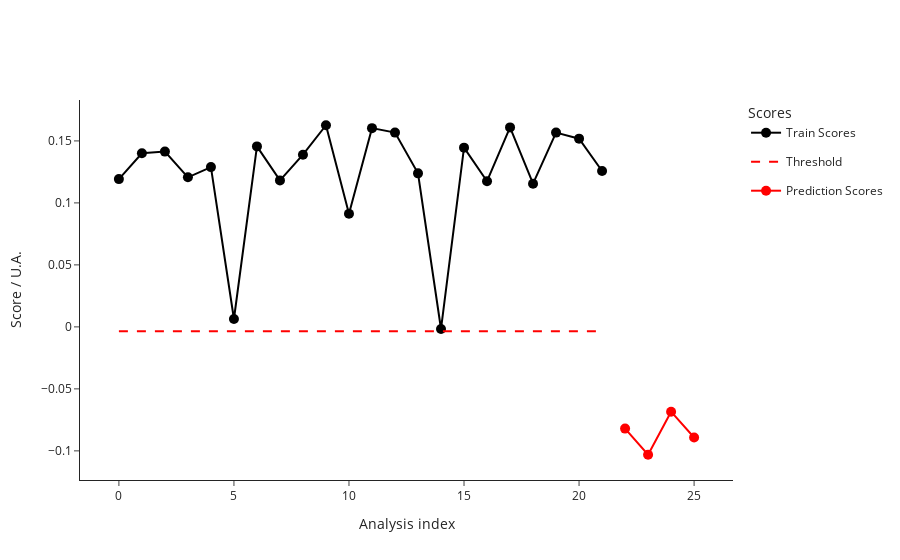

Source (notebook cell):
### Code cell
import numpy as np
from src.StreamPort.machine_learning.methods import MachineLearningMethodIsolationForestSklearn

iso = MachineLearningMethodIsolationForestSklearn(random_state = 30, contamination = 0.01)
ana = iso.run(ana) #fits the model
print(ana.__class__)

test_data = pd.read_csv("test_features.csv")
test_metadata = pd.read_csv("test_metadata.csv")
ana.predict(test_data, test_metadata)

ana.plot_scores()

### Figure 1 — Plotly figure (JSON) as saved in the notebook; plotly's stock layout.template omitted (floating-point values rounded to 4 significant figures)
{"data": [{"hovertemplate": ["<b>index: </b>17<br><b>name: </b>210812_Pac--005<br><b>path: </b>D:/ExtractedSignals\\210812_Pac 2021-08-12 10-30-07\\210812_Pac--005.D<br><b>batch: </b>210812_Pac 2021-08-12 10-30-07<br><b>batch_position: </b>5<br><b>idle_time: </b>279.0<br><b>sample: </b>NaCl 0,9%<br><b>method: </b>SAA_411_Pac.M<br><b>timestamp: </b>2021-08-12 10:50:23<br><b>detector: </b>G1315C<br><b>pump: </b>G7110B<br><b>start_time: </b>2021-08-12 10:50:57<br><b>end_time: </b>2021-08-12 10:54:57<br><b>runtime: </b>239.7000000000036", "<b>index: </b>18<br><b>name: </b>210812_Pac--006<br><b>path: </b>D:/ExtractedSignals\\210812_Pac 2021-08-12 10-30-07\\210812_Pac--006.D<br><b>batch: </b>210812_Pac 2021-08-12 10-30-07<br><b>batch_position: </b>6<br><b>idle_time: </b>279.0<br><b>sample: </b>Blank<br><b>method: </b>SAA_411_Pac.M<br><b>timestamp: </b>2021-08-12 10:55:02<br><b>detector: </b>G1315C<br><b>pump: </b>G7110B<br><b>start_time: </b>2021-08-12 10:55:36<br><b>end_time: </b>2021-08-12 10:59:36<br><b>runtime: </b>239.7000000000036", "<b>index: </b>19<br><b>name: </b>210812_Pac--007<br><b>path: </b>D:/ExtractedSignals\\210812_Pac 2021-08-12 10-30-07\\210812_Pac--007.D<br><b>batch: </b>210812_Pac 2021-08-12 10-30-07<br><b>batch_position: </b>7<br><b>idle_time: </b>279.0<br><b>sample: </b>0.025 mg/ml<br><b>method: </b>SAA_411_Pac.M<br><b>timestamp: </b>2021-08-12 10:59:41<br><b>detector: </b>G1315C<br><b>pump: </b>G7110B<br><b>start_time: </b>2021-08-12 11:00:15<br><b>end_time: </b>2021-08-12 11:04:15<br><b>runtime: </b>239.7000000000036", "<b>index: </b>20<br><b>name: </b>210812_Pac--008<br><b>path: </b>D:/ExtractedSignals\\210812_Pac 2021-08-12 10-30-07\\210812_Pac--008.D<br><b>batch: </b>210812_Pac 2021-08-12 10-30-07<br><b>batch_position: </b>8<br><b>idle_time: </b>279.0<br><b>sample: </b>Blank<br><b>method: </b>SAA_411_Pac.M<br><b>timestamp: </b>2021-08-12 11:04:20<br><b>detector: </b>G1315C<br><b>pump: </b>G7110B<br><b>start_time: </b>2021-08-12 11:04:54<br><b>end_time: </b>2021-08-12 11:08:54<br><b>runtime: </b>239.7000000000036", "<b>index: </b>21<br><b>name: </b>210812_Pac--009<br><b>path: </b>D:/ExtractedSignals\\210812_Pac 2021-08-12 10-30-07\\210812_Pac--009.D<br><b>batch: </b>210812_Pac 2021-08-12 10-30-07<br><b>batch_position: </b>9<br><b>idle_time: </b>279.0<br><b>sample: </b>210806/036 :10<br><b>method: </b>SAA_411_Pac.M<br><b>timestamp: </b>2021-08-12 11:08:59<br><b>detector: </b>G1315C<br><b>pump: </b>G7110B<br><b>start_time: </b>2021-08-12 11:09:32<br><b>end_time: </b>2021-08-12 11:13:32<br><b>runtime: </b>239.7000000000036", "<b>index: </b>22<br><b>name: </b>210812_Pac--010<br><b>path: </b>D:/ExtractedSignals\\210812_Pac 2021-08-12 10-30-07\\210812_Pac--010.D<br><b>batch: </b>210812_Pac 2021-08-12 10-30-07<br><b>batch_position: </b>10<br><b>idle_time: </b>278.0<br><b>sample: </b>210806/036 :10<br><b>method: </b>SAA_411_Pac.M<br><b>timestamp: </b>2021-08-12 11:13:37<br><b>detector: </b>G7110B<br><b>pump: </b>G7110B<br><b>start_time: </b>2021-08-12 11:14:11<br><b>end_time: </b>2021-08-12 11:18:11<br><b>runtime: </b>239.7000000000036", "<b>index: </b>23<br><b>name: </b>210812_Pac--011<br><b>path: </b>D:/ExtractedSignals\\210812_Pac 2021-08-12 10-30-07\\210812_Pac--011.D<br><b>batch: </b>210812_Pac 2021-08-12 10-30-07<br><b>batch_position: </b>11<br><b>idle_time: </b>279.0<br><b>sample: </b>210806/036 :10<br><b>method: </b>SAA_411_Pac.M<br><b>timestamp: </b>2021-08-12 11:18:16<br><b>detector: </b>G7110B<br><b>pump: </b>G7110B<br><b>start_time: </b>2021-08-12 11:18:50<br><b>end_time: </b>2021-08-12 11:22:50<br><b>runtime: </b>239.7000000000036", "<b>index: </b>24<br><b>name: </b>210812_Pac--012<br><b>path: </b>D:/ExtractedSignals\\210812_Pac 2021-08-12 10-30-07\\210812_Pac--012.D<br><b>batch: </b>210812_Pac 2021-08-12 10-30-07<br><b>batch_position: </b>12<br><b>idle_time: </b>279.0<br><b>sample: </b>Blank<br><b>method: </b>SAA_411_Pac.M<br><b>timestamp: </b>2021-08-12 11:22:55<br><b>detector: </b>G1315C<br><b>pump: </b>G7110B<br><b>start_time: </b>2021-08-12 11:23:29<br><b>end_time: </b>2021-08-12 11:27:29<br><b>runtime: </b>239.7000000000036", "<b>index: </b>25<br><b>name: </b>210812_Pac--013<br><b>path: </b>D:/ExtractedSignals\\210812_Pac 2021-08-12 10-30-07\\210812_Pac--013.D<br><b>batch: </b>210812_Pac 2021-08-12 10-30-07<br><b>batch_position: </b>13<br><b>idle_time: </b>279.0<br><b>sample: </b>0.025 mg/ml<br><b>method: </b>SAA_411_Pac.M<br><b>timestamp: </b>2021-08-12 11:27:34<br><b>detector: </b>G1315C<br><b>pump: </b>G7110B<br><b>start_time: </b>2021-08-12 11:28:08<br><b>end_time: </b>2021-08-12 11:32:08<br><b>runtime: </b>239.7000000000036", "<b>index: </b>26<br><b>name: </b>210812_Pac--014<br><b>path: </b>D:/ExtractedSignals\\210812_Pac 2021-08-12 10-30-07\\210812_Pac--014.D<br><b>batch: </b>210812_Pac 2021-08-12 10-30-07<br><b>batch_position: </b>14<br><b>idle_time: </b>279.0<br><b>sample: </b>Blank<br><b>method: </b>SAA_411_Pac.M<br><b>timestamp: </b>2021-08-12 11:32:13<br><b>detector: </b>G7110B<br><b>pump: </b>G7110B<br><b>start_time: </b>2021-08-12 11:32:46<br><b>end_time: </b>2021-08-12 11:36:47<br><b>runtime: </b>239.7000000000036", "<b>index: </b>85<br><b>name: </b>210813_Pac--003<br><b>path: </b>D:/ExtractedSignals\\210813_Pac 2021-08-13 10-37-27\\210813_Pac--003.D<br><b>batch: </b>210813_Pac 2021-08-13 10-37-27<br><b>batch_position: </b>3<br><b>idle_time: </b>278.0<br><b>sample: </b>Blank<br><b>method: </b>SAA_411_Pac.M<br><b>timestamp: </b>2021-08-13 10:48:34<br><b>detector: </b>G1315C<br><b>pump: </b>G7116B<br><b>start_time: </b>2021-08-13 10:49:08<br><b>end_time: </b>2021-08-13 10:53:08<br><b>runtime: </b>239.7000000000036", "<b>index: </b>86<br><b>name: </b>210813_Pac--004<br><b>path: </b>D:/ExtractedSignals\\210813_Pac 2021-08-13 10-37-27\\210813_Pac--004.D<br><b>batch: </b>210813_Pac 2021-08-13 10-37-27<br><b>batch_position: </b>4<br><b>idle_time: </b>279.0<br><b>sample: </b>Blank<br><b>method: </b>SAA_411_Pac.M<br><b>timestamp: </b>2021-08-13 10:53:13<br><b>detector: </b>G1315C<br><b>pump: </b>G7110B<br><b>start_time: </b>2021-08-13 10:53:47<br><b>end_time: </b>2021-08-13 10:57:47<br><b>runtime: </b>239.7000000000036", "<b>index: </b>87<br><b>name: </b>210813_Pac--005<br><b>path: </b>D:/ExtractedSignals\\210813_Pac 2021-08-13 10-37-27\\210813_Pac--005.D<br><b>batch: </b>210813_Pac 2021-08-13 10-37-27<br><b>batch_position: </b>5<br><b>idle_time: </b>279.0<br><b>sample: </b>NaCl 0,9%<br><b>method: </b>SAA_411_Pac.M<br><b>timestamp: </b>2021-08-13 10:57:52<br><b>detector: </b>G7110B<br><b>pump: </b>G7110B<br><b>start_time: </b>2021-08-13 10:58:26<br><b>end_time: </b>2021-08-13 11:02:27<br><b>runtime: </b>239.7000000000036", "<b>index: </b>88<br><b>name: </b>210813_Pac--006<br><b>path: </b>D:/ExtractedSignals\\210813_Pac 2021-08-13 10-37-27\\210813_Pac--006.D<br><b>batch: </b>210813_Pac 2021-08-13 10-37-27<br><b>batch_position: </b>6<br><b>idle_time: </b>279.0<br><b>sample: </b>Blank<br><b>method: </b>SAA_411_Pac.M<br><b>timestamp: </b>2021-08-13 11:02:31<br><b>detector: </b>G1315C<br><b>pump: </b>G7110B<br><b>start_time: </b>2021-08-13 11:03:05<br><b>end_time: </b>2021-08-13 11:07:06<br><b>runtime: </b>239.7000000000036", "<b>index: </b>89<br><b>name: </b>210813_Pac--007<br><b>path: </b>D:/ExtractedSignals\\210813_Pac 2021-08-13 10-37-27\\210813_Pac--007.D<br><b>batch: </b>210813_Pac 2021-08-13 10-37-27<br><b>batch_position: </b>7<br><b>idle_time: </b>279.0<br><b>sample: </b>0.025 mg/ml<br><b>method: </b>SAA_411_Pac.M<br><b>timestamp: </b>2021-08-13 11:07:10<br><b>detector: </b>G1315C<br><b>pump: </b>G7116B<br><b>start_time: </b>2021-08-13 11:07:44<br><b>end_time: </b>2021-08-13 11:11:45<br><b>runtime: </b>239.7000000000036", "<b>index: </b>90<br><b>name: </b>210813_Pac--008<br><b>path: </b>D:/ExtractedSignals\\210813_Pac 2021-08-13 10-37-27\\210813_Pac--008.D<br><b>batch: </b>210813_Pac 2021-08-13 10-37-27<br><b>batch_position: </b>8<br><b>idle_time: </b>279.0<br><b>sample: </b>Blank<br><b>method: </b>SAA_411_Pac.M<br><b>timestamp: </b>2021-08-13 11:11:49<br><b>detector: </b>G1315C<br><b>pump: </b>G7110B<br><b>start_time: </b>2021-08-13 11:12:23<br><b>end_time: </b>2021-08-13 11:16:23<br><b>runtime: </b>239.7000000000036", "<b>index: </b>91<br><b>name: </b>210813_Pac--009<br><b>path: </b>D:/ExtractedSignals\\210813_Pac 2021-08-13 10-37-27\\210813_Pac--009.D<br><b>batch: </b>210813_Pac 2021-08-13 10-37-27<br><b>batch_position: </b>9<br><b>idle_time: </b>279.0<br><b>sample: </b>210812/004 :20<br><b>method: </b>SAA_411_Pac.M<br><b>timestamp: </b>2021-08-13 11:16:28<br><b>detector: </b>G1315C<br><b>pump: </b>G7110B<br><b>start_time: </b>2021-08-13 11:17:02<br><b>end_time: </b>2021-08-13 11:21:03<br><b>runtime: </b>239.7000000000036", "<b>index: </b>92<br><b>name: </b>210813_Pac--010<br><b>path: </b>D:/ExtractedSignals\\210813_Pac 2021-08-13 10-37-27\\210813_Pac--010.D<br><b>batch: </b>210813_Pac 2021-08-13 10-37-27<br><b>batch_position: </b>10<br><b>idle_time: </b>280.0<br><b>sample: </b>210812/004 :20<br><b>method: </b>SAA_411_Pac.M<br><b>timestamp: </b>2021-08-13 11:21:08<br><b>detector: </b>G1315C<br><b>pump: </b>G7110B<br><b>start_time: </b>2021-08-13 11:21:41<br><b>end_time: </b>2021-08-13 11:25:42<br><b>runtime: </b>239.7000000000036", "<b>index: </b>93<br><b>name: </b>210813_Pac--011<br><b>path: </b>D:/ExtractedSignals\\210813_Pac 2021-08-13 10-37-27\\210813_Pac--011.D<br><b>batch: </b>210813_Pac 2021-08-13 10-37-27<br><b>batch_position: </b>11<br><b>idle_time: </b>278.0<br><b>sample: </b>210812/004 :20<br><b>method: </b>SAA_411_Pac.M<br><b>timestamp: </b>2021-08-13 11:25:46<br><b>detector: </b>G1315C<br><b>pump: </b>G7110B<br><b>start_time: </b>2021-08-13 11:26:21<br><b>end_time: </b>2021-08-13 11:30:21<br><b>runtime: </b>239.7000000000036", "<b>index: </b>94<br><b>name: </b>210813_Pac--012<br><b>path: </b>D:/ExtractedSignals\\210813_Pac 2021-08-13 10-37-27\\210813_Pac--012.D<br><b>batch: </b>210813_Pac 2021-08-13 10-37-27<br><b>batch_position: </b>12<br><b>idle_time: </b>280.0<br><b>sample: </b>Blank<br><b>method: </b>SAA_411_Pac.M<br><b>timestamp: </b>2021-08-13 11:30:26<br><b>detector: </b>G1315C<br><b>pump: </b>G7110B<br><b>start_time: </b>2021-08-13 11:30:59<br><b>end_time: </b>2021-08-13 11:34:59<br><b>runtime: </b>239.7000000000036", "<b>index: </b>95<br><b>name: </b>210813_Pac--013<br><b>path: </b>D:/ExtractedSignals\\210813_Pac 2021-08-13 10-37-27\\210813_Pac--013.D<br><b>batch: </b>210813_Pac 2021-08-13 10-37-27<br><b>batch_position: </b>13<br><b>idle_time: </b>278.0<br><b>sample: </b>0.025 mg/ml<br><b>method: </b>SAA_411_Pac.M<br><b>timestamp: </b>2021-08-13 11:35:04<br><b>detector: </b>G1315C<br><b>pump: </b>G7110B<br><b>start_time: </b>2021-08-13 11:35:38<br><b>end_time: </b>2021-08-13 11:39:38<br><b>runtime: </b>239.7000000000036", "<b>index: </b>96<br><b>name: </b>210813_Pac--014<br><b>path: </b>D:/ExtractedSignals\\210813_Pac 2021-08-13 10-37-27\\210813_Pac--014.D<br><b>batch: </b>210813_Pac 2021-08-13 10-37-27<br><b>batch_position: </b>14<br><b>idle_time: </b>279.0<br><b>sample: </b>Blank<br><b>method: </b>SAA_411_Pac.M<br><b>timestamp: </b>2021-08-13 11:39:43<br><b>detector: </b>G1315C<br><b>pump: </b>G7110B<br><b>start_time: </b>2021-08-13 11:40:16<br><b>end_time: </b>2021-08-13 11:44:17<br><b>runtime: </b>239.7000000000036"], "legendgroup": "Train", "line": {"color": "black"}, "marker": {"color": "black", "size": 10}, "mode": "lines+markers", "name": "Train Scores", "text": ["<b>index: </b>17<br><b>name: </b>210812_Pac--005<br><b>path: </b>D:/ExtractedSignals\\210812_Pac 2021-08-12 10-30-07\\210812_Pac--005.D<br><b>batch: </b>210812_Pac 2021-08-12 10-30-07<br><b>batch_position: </b>5<br><b>idle_time: </b>279.0<br><b>sample: </b>NaCl 0,9%<br><b>method: </b>SAA_411_Pac.M<br><b>timestamp: </b>2021-08-12 10:50:23<br><b>detector: </b>G1315C<br><b>pump: </b>G7110B<br><b>start_time: </b>2021-08-12 10:50:57<br><b>end_time: </b>2021-08-12 10:54:57<br><b>runtime: </b>239.7000000000036", "<b>index: </b>18<br><b>name: </b>210812_Pac--006<br><b>path: </b>D:/ExtractedSignals\\210812_Pac 2021-08-12 10-30-07\\210812_Pac--006.D<br><b>batch: </b>210812_Pac 2021-08-12 10-30-07<br><b>batch_position: </b>6<br><b>idle_time: </b>279.0<br><b>sample: </b>Blank<br><b>method: </b>SAA_411_Pac.M<br><b>timestamp: </b>2021-08-12 10:55:02<br><b>detector: </b>G1315C<br><b>pump: </b>G7110B<br><b>start_time: </b>2021-08-12 10:55:36<br><b>end_time: </b>2021-08-12 10:59:36<br><b>runtime: </b>239.7000000000036", "<b>index: </b>19<br><b>name: </b>210812_Pac--007<br><b>path: </b>D:/ExtractedSignals\\210812_Pac 2021-08-12 10-30-07\\210812_Pac--007.D<br><b>batch: </b>210812_Pac 2021-08-12 10-30-07<br><b>batch_position: </b>7<br><b>idle_time: </b>279.0<br><b>sample: </b>0.025 mg/ml<br><b>method: </b>SAA_411_Pac.M<br><b>timestamp: </b>2021-08-12 10:59:41<br><b>detector: </b>G1315C<br><b>pump: </b>G7110B<br><b>start_time: </b>2021-08-12 11:00:15<br><b>end_time: </b>2021-08-12 11:04:15<br><b>runtime: </b>239.7000000000036", "<b>index: </b>20<br><b>name: </b>210812_Pac--008<br><b>path: </b>D:/ExtractedSignals\\210812_Pac 2021-08-12 10-30-07\\210812_Pac--008.D<br><b>batch: </b>210812_Pac 2021-08-12 10-30-07<br><b>batch_position: </b>8<br><b>idle_time: </b>279.0<br><b>sample: </b>Blank<br><b>method: </b>SAA_411_Pac.M<br><b>timestamp: </b>2021-08-12 11:04:20<br><b>detector: </b>G1315C<br><b>pump: </b>G7110B<br><b>start_time: </b>2021-08-12 11:04:54<br><b>end_time: </b>2021-08-12 11:08:54<br><b>runtime: </b>239.7000000000036", "<b>index: </b>21<br><b>name: </b>210812_Pac--009<br><b>path: </b>D:/ExtractedSignals\\210812_Pac 2021-08-12 10-30-07\\210812_Pac--009.D<br><b>batch: </b>210812_Pac 2021-08-12 10-30-07<br><b>batch_position: </b>9<br><b>idle_time: </b>279.0<br><b>sample: </b>210806/036 :10<br><b>method: </b>SAA_411_Pac.M<br><b>timestamp: </b>2021-08-12 11:08:59<br><b>detector: </b>G1315C<br><b>pump: </b>G7110B<br><b>start_time: </b>2021-08-12 11:09:32<br><b>end_time: </b>2021-08-12 11:13:32<br><b>runtime: </b>239.7000000000036", "<b>index: </b>22<br><b>name: </b>210812_Pac--010<br><b>path: </b>D:/ExtractedSignals\\210812_Pac 2021-08-12 10-30-07\\210812_Pac--010.D<br><b>batch: </b>210812_Pac 2021-08-12 10-30-07<br><b>batch_position: </b>10<br><b>idle_time: </b>278.0<br><b>sample: </b>210806/036 :10<br><b>method: </b>SAA_411_Pac.M<br><b>timestamp: </b>2021-08-12 11:13:37<br><b>detector: </b>G7110B<br><b>pump: </b>G7110B<br><b>start_time: </b>2021-08-12 11:14:11<br><b>end_time: </b>2021-08-12 11:18:11<br><b>runtime: </b>239.7000000000036", "<b>index: </b>23<br><b>name: </b>210812_Pac--011<br><b>path: </b>D:/ExtractedSignals\\210812_Pac 2021-08-12 10-30-07\\210812_Pac--011.D<br><b>batch: </b>210812_Pac 2021-08-12 10-30-07<br><b>batch_position: </b>11<br><b>idle_time: </b>279.0<br><b>sample: </b>210806/036 :10<br><b>method: </b>SAA_411_Pac.M<br><b>timestamp: </b>2021-08-12 11:18:16<br><b>detector: </b>G7110B<br><b>pump: </b>G7110B<br><b>start_time: </b>2021-08-12 11:18:50<br><b>end_time: </b>2021-08-12 11:22:50<br><b>runtime: </b>239.7000000000036", "<b>index: </b>24<br><b>name: </b>210812_Pac--012<br><b>path: </b>D:/ExtractedSignals\\210812_Pac 2021-08-12 10-30-07\\210812_Pac--012.D<br><b>batch: </b>210812_Pac 2021-08-12 10-30-07<br><b>batch_position: </b>12<br><b>idle_time: </b>279.0<br><b>sample: </b>Blank<br><b>method: </b>SAA_411_Pac.M<br><b>timestamp: </b>2021-08-12 11:22:55<br><b>detector: </b>G1315C<br><b>pump: </b>G7110B<br><b>start_time: </b>2021-08-12 11:23:29<br><b>end_time: </b>2021-08-12 11:27:29<br><b>runtime: </b>239.7000000000036", "<b>index: </b>25<br><b>name: </b>210812_Pac--013<br><b>path: </b>D:/ExtractedSignals\\210812_Pac 2021-08-12 10-30-07\\210812_Pac--013.D<br><b>batch: </b>210812_Pac 2021-08-12 10-30-07<br><b>batch_position: </b>13<br><b>idle_time: </b>279.0<br><b>sample: </b>0.025 mg/ml<br><b>method: </b>SAA_411_Pac.M<br><b>timestamp: </b>2021-08-12 11:27:34<br><b>detector: </b>G1315C<br><b>pump: </b>G7110B<br><b>start_time: </b>2021-08-12 11:28:08<br><b>end_time: </b>2021-08-12 11:32:08<br><b>runtime: </b>239.7000000000036", "<b>index: </b>26<br><b>name: </b>210812_Pac--014<br><b>path: </b>D:/ExtractedSignals\\210812_Pac 2021-08-12 10-30-07\\210812_Pac--014.D<br><b>batch: </b>210812_Pac 2021-08-12 10-30-07<br><b>batch_position: </b>14<br><b>idle_time: </b>279.0<br><b>sample: </b>Blank<br><b>method: </b>SAA_411_Pac.M<br><b>timestamp: </b>2021-08-12 11:32:13<br><b>detector: </b>G7110B<br><b>pump: </b>G7110B<br><b>start_time: </b>2021-08-12 11:32:46<br><b>end_time: </b>2021-08-12 11:36:47<br><b>runtime: </b>239.7000000000036", "<b>index: </b>85<br><b>name: </b>210813_Pac--003<br><b>path: </b>D:/ExtractedSignals\\210813_Pac 2021-08-13 10-37-27\\210813_Pac--003.D<br><b>batch: </b>210813_Pac 2021-08-13 10-37-27<br><b>batch_position: </b>3<br><b>idle_time: </b>278.0<br><b>sample: </b>Blank<br><b>method: </b>SAA_411_Pac.M<br><b>timestamp: </b>2021-08-13 10:48:34<br><b>detector: </b>G1315C<br><b>pump: </b>G7116B<br><b>start_time: </b>2021-08-13 10:49:08<br><b>end_time: </b>2021-08-13 10:53:08<br><b>runtime: </b>239.7000000000036", "<b>index: </b>86<br><b>name: </b>210813_Pac--004<br><b>path: </b>D:/ExtractedSignals\\210813_Pac 2021-08-13 10-37-27\\210813_Pac--004.D<br><b>batch: </b>210813_Pac 2021-08-13 10-37-27<br><b>batch_position: </b>4<br><b>idle_time: </b>279.0<br><b>sample: </b>Blank<br><b>method: </b>SAA_411_Pac.M<br><b>timestamp: </b>2021-08-13 10:53:13<br><b>detector: </b>G1315C<br><b>pump: </b>G7110B<br><b>start_time: </b>2021-08-13 10:53:47<br><b>end_time: </b>2021-08-13 10:57:47<br><b>runtime: </b>239.7000000000036", "<b>index: </b>87<br><b>name: </b>210813_Pac--005<br><b>path: </b>D:/ExtractedSignals\\210813_Pac 2021-08-13 10-37-27\\210813_Pac--005.D<br><b>batch: </b>210813_Pac 2021-08-13 10-37-27<br><b>batch_position: </b>5<br><b>idle_time: </b>279.0<br><b>sample: </b>NaCl 0,9%<br><b>method: </b>SAA_411_Pac.M<br><b>timestamp: </b>2021-08-13 10:57:52<br><b>detector: </b>G7110B<br><b>pump: </b>G7110B<br><b>start_time: </b>2021-08-13 10:58:26<br><b>end_time: </b>2021-08-13 11:02:27<br><b>runtime: </b>239.7000000000036", "<b>index: </b>88<br><b>name: </b>210813_Pac--006<br><b>path: </b>D:/ExtractedSignals\\210813_Pac 2021-08-13 10-37-27\\210813_Pac--006.D<br><b>batch: </b>210813_Pac 2021-08-13 10-37-27<br><b>batch_position: </b>6<br><b>idle_time: </b>279.0<br><b>sample: </b>Blank<br><b>method: </b>SAA_411_Pac.M<br><b>timestamp: </b>2021-08-13 11:02:31<br><b>detector: </b>G1315C<br><b>pump: </b>G7110B<br><b>start_time: </b>2021-08-13 11:03:05<br><b>end_time: </b>2021-08-13 11:07:06<br><b>runtime: </b>239.7000000000036", "<b>index: </b>89<br><b>name: </b>210813_Pac--007<br><b>path: </b>D:/ExtractedSignals\\210813_Pac 2021-08-13 10-37-27\\210813_Pac--007.D<br><b>batch: </b>210813_Pac 2021-08-13 10-37-27<br><b>batch_position: </b>7<br><b>idle_time: </b>279.0<br><b>sample: </b>0.025 mg/ml<br><b>method: </b>SAA_411_Pac.M<br><b>timestamp: </b>2021-08-13 11:07:10<br><b>detector: </b>G1315C<br><b>pump: </b>G7116B<br><b>start_time: </b>2021-08-13 11:07:44<br><b>end_time: </b>2021-08-13 11:11:45<br><b>runtime: </b>239.7000000000036", "<b>index: </b>90<br><b>name: </b>210813_Pac--008<br><b>path: </b>D:/ExtractedSignals\\210813_Pac 2021-08-13 10-37-27\\210813_Pac--008.D<br><b>batch: </b>210813_Pac 2021-08-13 10-37-27<br><b>batch_position: </b>8<br><b>idle_time: </b>279.0<br><b>sample: </b>Blank<br><b>method: </b>SAA_411_Pac.M<br><b>timestamp: </b>2021-08-13 11:11:49<br><b>detector: </b>G1315C<br><b>pump: </b>G7110B<br><b>start_time: </b>2021-08-13 11:12:23<br><b>end_time: </b>2021-08-13 11:16:23<br><b>runtime: </b>239.7000000000036", "<b>index: </b>91<br><b>name: </b>210813_Pac--009<br><b>path: </b>D:/ExtractedSignals\\210813_Pac 2021-08-13 10-37-27\\210813_Pac--009.D<br><b>batch: </b>210813_Pac 2021-08-13 10-37-27<br><b>batch_position: </b>9<br><b>idle_time: </b>279.0<br><b>sample: </b>210812/004 :20<br><b>method: </b>SAA_411_Pac.M<br><b>timestamp: </b>2021-08-13 11:16:28<br><b>detector: </b>G1315C<br><b>pump: </b>G7110B<br><b>start_time: </b>2021-08-13 11:17:02<br><b>end_time: </b>2021-08-13 11:21:03<br><b>runtime: </b>239.7000000000036", "<b>index: </b>92<br><b>name: </b>210813_Pac--010<br><b>path: </b>D:/ExtractedSignals\\210813_Pac 2021-08-13 10-37-27\\210813_Pac--010.D<br><b>batch: </b>210813_Pac 2021-08-13 10-37-27<br><b>batch_position: </b>10<br><b>idle_time: </b>280.0<br><b>sample: </b>210812/004 :20<br><b>method: </b>SAA_411_Pac.M<br><b>timestamp: </b>2021-08-13 11:21:08<br><b>detector: </b>G1315C<br><b>pump: </b>G7110B<br><b>start_time: </b>2021-08-13 11:21:41<br><b>end_time: </b>2021-08-13 11:25:42<br><b>runtime: </b>239.7000000000036", "<b>index: </b>93<br><b>name: </b>210813_Pac--011<br><b>path: </b>D:/ExtractedSignals\\210813_Pac 2021-08-13 10-37-27\\210813_Pac--011.D<br><b>batch: </b>210813_Pac 2021-08-13 10-37-27<br><b>batch_position: </b>11<br><b>idle_time: </b>278.0<br><b>sample: </b>210812/004 :20<br><b>method: </b>SAA_411_Pac.M<br><b>timestamp: </b>2021-08-13 11:25:46<br><b>detector: </b>G1315C<br><b>pump: </b>G7110B<br><b>start_time: </b>2021-08-13 11:26:21<br><b>end_time: </b>2021-08-13 11:30:21<br><b>runtime: </b>239.7000000000036", "<b>index: </b>94<br><b>name: </b>210813_Pac--012<br><b>path: </b>D:/ExtractedSignals\\210813_Pac 2021-08-13 10-37-27\\210813_Pac--012.D<br><b>batch: </b>210813_Pac 2021-08-13 10-37-27<br><b>batch_position: </b>12<br><b>idle_time: </b>280.0<br><b>sample: </b>Blank<br><b>method: </b>SAA_411_Pac.M<br><b>timestamp: </b>2021-08-13 11:30:26<br><b>detector: </b>G1315C<br><b>pump: </b>G7110B<br><b>start_time: </b>2021-08-13 11:30:59<br><b>end_time: </b>2021-08-13 11:34:59<br><b>runtime: </b>239.7000000000036", "<b>index: </b>95<br><b>name: </b>210813_Pac--013<br><b>path: </b>D:/ExtractedSignals\\210813_Pac 2021-08-13 10-37-27\\210813_Pac--013.D<br><b>batch: </b>210813_Pac 2021-08-13 10-37-27<br><b>batch_position: </b>13<br><b>idle_time: </b>278.0<br><b>sample: </b>0.025 mg/ml<br><b>method: </b>SAA_411_Pac.M<br><b>timestamp: </b>2021-08-13 11:35:04<br><b>detector: </b>G1315C<br><b>pump: </b>G7110B<br><b>start_time: </b>2021-08-13 11:35:38<br><b>end_time: </b>2021-08-13 11:39:38<br><b>runtime: </b>239.7000000000036", "<b>index: </b>96<br><b>name: </b>210813_Pac--014<br><b>path: </b>D:/ExtractedSignals\\210813_Pac 2021-08-13 10-37-27\\210813_Pac--014.D<br><b>batch: </b>210813_Pac 2021-08-13 10-37-27<br><b>batch_position: </b>14<br><b>idle_time: </b>279.0<br><b>sample: </b>Blank<br><b>method: </b>SAA_411_Pac.M<br><b>timestamp: </b>2021-08-13 11:39:43<br><b>detector: </b>G1315C<br><b>pump: </b>G7110B<br><b>start_time: </b>2021-08-13 11:40:16<br><b>end_time: </b>2021-08-13 11:44:17<br><b>runtime: </b>239.7000000000036"], "type": "scatter", "x": [0, 1, 2, 3, 4, 5, 6, 7, 8, 9, 10, 11, 12, 13, 14, 15, 16, 17, 18, 19, 20, 21], "y": [0.1192, 0.14, 0.1414, 0.1206, 0.1289, 0.006357, 0.1456, 0.1181, 0.1389, 0.1626, 0.0913, 0.1603, 0.1567, 0.1238, -0.00169, 0.1446, 0.1175, 0.1609, 0.1155, 0.1567, 0.1518, 0.1257]}, {"legendgroup": "Threshold", "line": {"color": "red", "dash": "dash"}, "mode": "lines", "name": "Threshold", "type": "scatter", "x": [0, 21], "y": [-0.003533, -0.003533]}, {"hovertemplate": ["<b>index: </b>27<br><b>name: </b>210812_Pac<br><b>path: </b>D:/ExtractedSignals\\210812_Pac 2021-08-12 10-30-07\\210812_Pac.D<br><b>batch: </b>210812_Pac 2021-08-12 10-30-07<br><b>batch_position: </b>1<br><b>idle_time: </b>173.0<br><b>sample: </b>Blank<br><b>method: </b>SAA_411_Pac.M<br><b>timestamp: </b>2021-08-12 10:30:12<br><b>detector: </b>G7110B<br><b>pump: </b>G7110B<br><b>start_time: </b>2021-08-12 10:32:20<br><b>end_time: </b>2021-08-12 10:36:21<br><b>runtime: </b>239.7000000000036", "<b>index: </b>14<br><b>name: </b>210812_Pac--002<br><b>path: </b>D:/ExtractedSignals\\210812_Pac 2021-08-12 10-30-07\\210812_Pac--002.D<br><b>batch: </b>210812_Pac 2021-08-12 10-30-07<br><b>batch_position: </b>2<br><b>idle_time: </b>374.0<br><b>sample: </b>Blank<br><b>method: </b>SAA_411_Pac.M<br><b>timestamp: </b>2021-08-12 10:36:26<br><b>detector: </b>G1315C<br><b>pump: </b>G7110B<br><b>start_time: </b>2021-08-12 10:37:00<br><b>end_time: </b>2021-08-12 10:41:00<br><b>runtime: </b>239.7000000000036", "<b>index: </b>15<br><b>name: </b>210812_Pac--003<br><b>path: </b>D:/ExtractedSignals\\210812_Pac 2021-08-12 10-30-07\\210812_Pac--003.D<br><b>batch: </b>210812_Pac 2021-08-12 10-30-07<br><b>batch_position: </b>3<br><b>idle_time: </b>279.0<br><b>sample: </b>Blank<br><b>method: </b>SAA_411_Pac.M<br><b>timestamp: </b>2021-08-12 10:41:05<br><b>detector: </b>G1315C<br><b>pump: </b>G7110B<br><b>start_time: </b>2021-08-12 10:41:39<br><b>end_time: </b>2021-08-12 10:45:39<br><b>runtime: </b>239.7000000000036", "<b>index: </b>16<br><b>name: </b>210812_Pac--004<br><b>path: </b>D:/ExtractedSignals\\210812_Pac 2021-08-12 10-30-07\\210812_Pac--004.D<br><b>batch: </b>210812_Pac 2021-08-12 10-30-07<br><b>batch_position: </b>4<br><b>idle_time: </b>279.0<br><b>sample: </b>Blank<br><b>method: </b>SAA_411_Pac.M<br><b>timestamp: </b>2021-08-12 10:45:44<br><b>detector: </b>G1315C<br><b>pump: </b>G7110B<br><b>start_time: </b>2021-08-12 10:46:18<br><b>end_time: </b>2021-08-12 10:50:18<br><b>runtime: </b>239.7000000000036"], "legendgroup": "Prediction", "line": {"color": "red"}, "marker": {"color": "red", "size": 10}, "mode": "lines+markers", "name": "Prediction Scores", "text": ["<b>index: </b>27<br><b>name: </b>210812_Pac<br><b>path: </b>D:/ExtractedSignals\\210812_Pac 2021-08-12 10-30-07\\210812_Pac.D<br><b>batch: </b>210812_Pac 2021-08-12 10-30-07<br><b>batch_position: </b>1<br><b>idle_time: </b>173.0<br><b>sample: </b>Blank<br><b>method: </b>SAA_411_Pac.M<br><b>timestamp: </b>2021-08-12 10:30:12<br><b>detector: </b>G7110B<br><b>pump: </b>G7110B<br><b>start_time: </b>2021-08-12 10:32:20<br><b>end_time: </b>2021-08-12 10:36:21<br><b>runtime: </b>239.7000000000036", "<b>index: </b>14<br><b>name: </b>210812_Pac--002<br><b>path: </b>D:/ExtractedSignals\\210812_Pac 2021-08-12 10-30-07\\210812_Pac--002.D<br><b>batch: </b>210812_Pac 2021-08-12 10-30-07<br><b>batch_position: </b>2<br><b>idle_time: </b>374.0<br><b>sample: </b>Blank<br><b>method: </b>SAA_411_Pac.M<br><b>timestamp: </b>2021-08-12 10:36:26<br><b>detector: </b>G1315C<br><b>pump: </b>G7110B<br><b>start_time: </b>2021-08-12 10:37:00<br><b>end_time: </b>2021-08-12 10:41:00<br><b>runtime: </b>239.7000000000036", "<b>index: </b>15<br><b>name: </b>210812_Pac--003<br><b>path: </b>D:/ExtractedSignals\\210812_Pac 2021-08-12 10-30-07\\210812_Pac--003.D<br><b>batch: </b>210812_Pac 2021-08-12 10-30-07<br><b>batch_position: </b>3<br><b>idle_time: </b>279.0<br><b>sample: </b>Blank<br><b>method: </b>SAA_411_Pac.M<br><b>timestamp: </b>2021-08-12 10:41:05<br><b>detector: </b>G1315C<br><b>pump: </b>G7110B<br><b>start_time: </b>2021-08-12 10:41:39<br><b>end_time: </b>2021-08-12 10:45:39<br><b>runtime: </b>239.7000000000036", "<b>index: </b>16<br><b>name: </b>210812_Pac--004<br><b>path: </b>D:/ExtractedSignals\\210812_Pac 2021-08-12 10-30-07\\210812_Pac--004.D<br><b>batch: </b>210812_Pac 2021-08-12 10-30-07<br><b>batch_position: </b>4<br><b>idle_time: </b>279.0<br><b>sample: </b>Blank<br><b>method: </b>SAA_411_Pac.M<br><b>timestamp: </b>2021-08-12 10:45:44<br><b>detector: </b>G1315C<br><b>pump: </b>G7110B<br><b>start_time: </b>2021-08-12 10:46:18<br><b>end_time: </b>2021-08-12 10:50:18<br><b>runtime: </b>239.7000000000036"], "type": "scatter", "x": [22, 23, 24, 25], "y": [-0.08205, -0.1031, -0.06841, -0.08921]}], "layout": {"legend": {"title": {"text": "Scores"}}, "xaxis": {"title": {"text": "Analysis index"}}, "yaxis": {"title": {"text": "Score / U.A."}}}}
